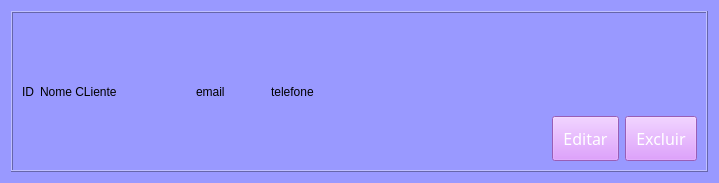
<?xml version="1.0" encoding="UTF-8"?>
<ui version="4.0">
 <class>Form</class>
 <widget class="QWidget" name="Form">
  <property name="geometry">
   <rect>
    <x>0</x>
    <y>0</y>
    <width>719</width>
    <height>183</height>
   </rect>
  </property>
  <property name="windowTitle">
   <string>Form</string>
  </property>
  <property name="styleSheet">
   <string notr="true">background-color:#9999ff;</string>
  </property>
  <layout class="QHBoxLayout" name="horizontalLayout_5">
   <item>
    <widget class="QFrame" name="frame_2">
     <property name="frameShape">
      <enum>QFrame::Box</enum>
     </property>
     <property name="frameShadow">
      <enum>QFrame::Raised</enum>
     </property>
     <layout class="QHBoxLayout" name="horizontalLayout_3">
      <item>
       <layout class="QVBoxLayout" name="verticalLayout_2">
        <item>
         <layout class="QHBoxLayout" name="horizontalLayout_2">
          <item>
           <layout class="QHBoxLayout" name="horizontalLayout_4">
            <item>
             <layout class="QHBoxLayout" name="horizontalLayout">
              <item>
               <widget class="QLabel" name="label_id">
                <property name="sizePolicy">
                 <sizepolicy hsizetype="Fixed" vsizetype="Preferred">
                  <horstretch>0</horstretch>
                  <verstretch>0</verstretch>
                 </sizepolicy>
                </property>
                <property name="text">
                 <string>ID</string>
                </property>
               </widget>
              </item>
              <item>
               <spacer name="horizontalSpacer_2">
                <property name="orientation">
                 <enum>Qt::Horizontal</enum>
                </property>
                <property name="sizeType">
                 <enum>QSizePolicy::Fixed</enum>
                </property>
                <property name="sizeHint" stdset="0">
                 <size>
                  <width>0</width>
                  <height>0</height>
                 </size>
                </property>
               </spacer>
              </item>
              <item>
               <widget class="QLabel" name="label_nome">
                <property name="sizePolicy">
                 <sizepolicy hsizetype="Preferred" vsizetype="Preferred">
                  <horstretch>0</horstretch>
                  <verstretch>0</verstretch>
                 </sizepolicy>
                </property>
                <property name="minimumSize">
                 <size>
                  <width>150</width>
                  <height>80</height>
                 </size>
                </property>
                <property name="maximumSize">
                 <size>
                  <width>200</width>
                  <height>200</height>
                 </size>
                </property>
                <property name="text">
                 <string>Nome CLiente</string>
                </property>
               </widget>
              </item>
             </layout>
            </item>
            <item>
             <widget class="QLabel" name="label_email">
              <property name="text">
               <string>email</string>
              </property>
             </widget>
            </item>
            <item>
             <spacer name="horizontalSpacer_3">
              <property name="orientation">
               <enum>Qt::Horizontal</enum>
              </property>
              <property name="sizeType">
               <enum>QSizePolicy::Fixed</enum>
              </property>
              <property name="sizeHint" stdset="0">
               <size>
                <width>40</width>
                <height>20</height>
               </size>
              </property>
             </spacer>
            </item>
            <item>
             <widget class="QLabel" name="label_telefone">
              <property name="text">
               <string>telefone</string>
              </property>
             </widget>
            </item>
            <item>
             <spacer name="horizontalSpacer_4">
              <property name="orientation">
               <enum>Qt::Horizontal</enum>
              </property>
              <property name="sizeType">
               <enum>QSizePolicy::Minimum</enum>
              </property>
              <property name="sizeHint" stdset="0">
               <size>
                <width>40</width>
                <height>20</height>
               </size>
              </property>
             </spacer>
            </item>
           </layout>
          </item>
         </layout>
        </item>
       </layout>
      </item>
      <item>
       <layout class="QVBoxLayout" name="verticalLayout">
        <item>
         <spacer name="verticalSpacer">
          <property name="orientation">
           <enum>Qt::Vertical</enum>
          </property>
          <property name="sizeHint" stdset="0">
           <size>
            <width>20</width>
            <height>40</height>
           </size>
          </property>
         </spacer>
        </item>
        <item>
         <layout class="QHBoxLayout" name="horizontalLayout_6">
          <item>
           <spacer name="horizontalSpacer">
            <property name="orientation">
             <enum>Qt::Horizontal</enum>
            </property>
            <property name="sizeType">
             <enum>QSizePolicy::Expanding</enum>
            </property>
            <property name="sizeHint" stdset="0">
             <size>
              <width>40</width>
              <height>20</height>
             </size>
            </property>
           </spacer>
          </item>
          <item>
           <widget class="QPushButton" name="editar_btn">
            <property name="font">
             <font>
              <family>Impact</family>
              <pointsize>12</pointsize>
             </font>
            </property>
            <property name="styleSheet">
             <string notr="true">background-color: rgb(214, 131, 255);
color: rgb(255, 255, 255);
padding: 10px;
</string>
            </property>
            <property name="text">
             <string>Editar</string>
            </property>
           </widget>
          </item>
          <item>
           <widget class="QPushButton" name="excluir_btn">
            <property name="font">
             <font>
              <family>Impact</family>
              <pointsize>12</pointsize>
             </font>
            </property>
            <property name="styleSheet">
             <string notr="true">background-color: rgb(214, 131, 255);
color: rgb(255, 255, 255);
padding: 10px;
</string>
            </property>
            <property name="text">
             <string>Excluir</string>
            </property>
           </widget>
          </item>
         </layout>
        </item>
       </layout>
      </item>
     </layout>
    </widget>
   </item>
  </layout>
 </widget>
 <resources/>
 <connections/>
</ui>
